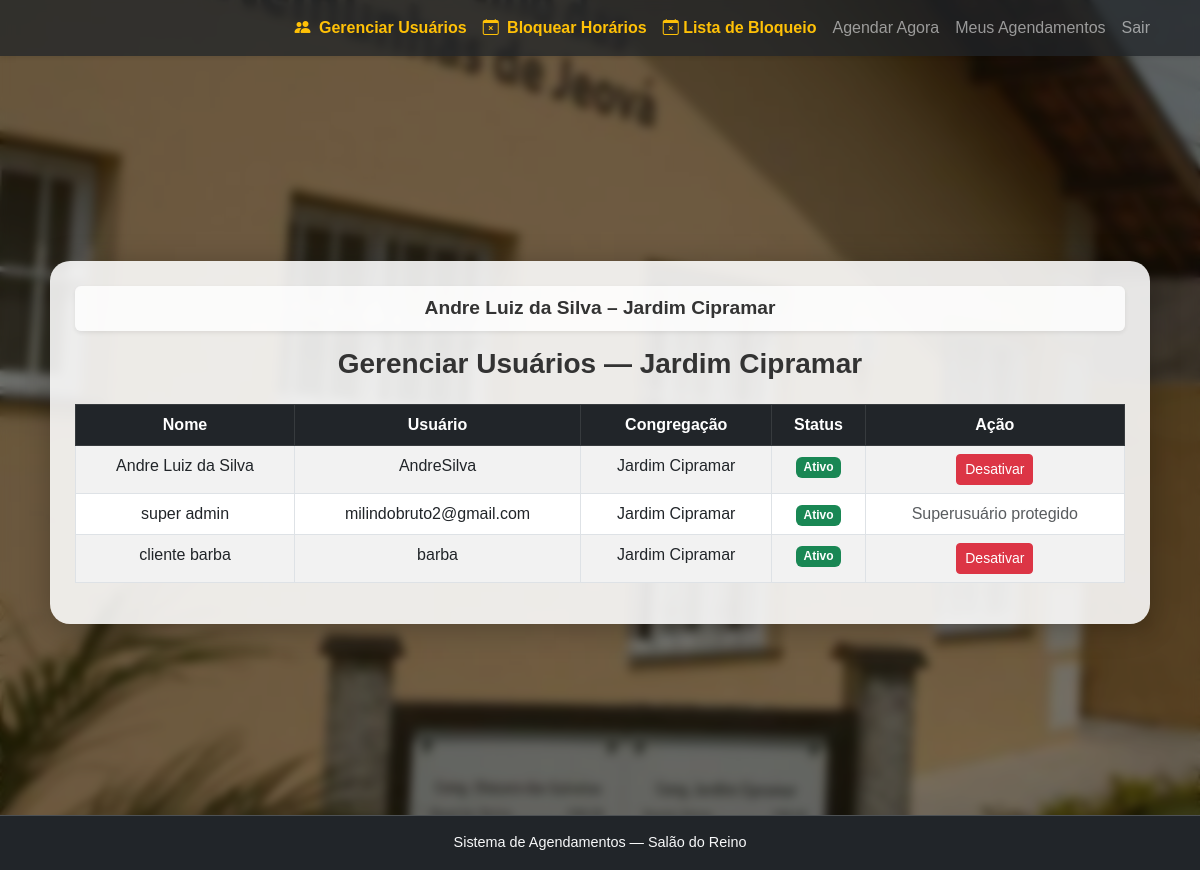
The page /admin-congregacao/usuarios/ (signed in) on the database its author committed.
### agendamento/models.py (models this page shows, shortened)
class UsuarioProfile(models.Model):
    user = models.OneToOneField(User, on_delete=models.CASCADE, related_name="profile")
    congregacao = models.ForeignKey(Congregacao, on_delete=models.SET_NULL, null=True, blank=True)
    is_admin_congregacao = models.BooleanField(default=False)
    is_active = models.BooleanField(default=True)
    is_superadmin = models.BooleanField(default=False)

class Congregacao(models.Model):
    nome = models.CharField(max_length=150, unique=True)

### agendamento/utils.py (the view)
    def wrapper(request, *args, **kwargs):
        profile = getattr(request.user, "profile", None)
        if not profile or not profile.is_admin_congregacao:
            messages.error(request, "Você não tem permissão para acessar esta área.")
            return redirect("escolher_mes")
        return view_func(request, *args, **kwargs)

### agendamento/utils.py (called while the page is built)
def admin_congregacao_required(view_func):
    def wrapper(request, *args, **kwargs):
        profile = getattr(request.user, "profile", None)
        if not profile or not profile.is_admin_congregacao:
            messages.error(request, "Você não tem permissão para acessar esta área.")
            return redirect("escolher_mes")
        return view_func(request, *args, **kwargs)
    return wrapper

### agendamento/views.py (called while the page is built, shortened)
@login_required
@admin_congregacao_required
def gerenciar_usuarios_congregacao(request):
    admin_profile = request.user.profile
    congregacao_atual = admin_profile.congregacao
    usuarios = UsuarioProfile.objects.filter(
        congregacao=congregacao_atual
    ).select_related("user")
    return render(request, "admin/gerenciar_usuarios.html", {
        "usuarios": usuarios,
        "congregacao": congregacao_atual.nome
    })

### agendamento/templates/admin/gerenciar_usuarios.html (shortened to what this page needs)
{% extends "base.html" %}
{% block content %}
<h3 class="text-center mb-4">Gerenciar Usuários — {{ congregacao }}</h3>
<table class="table table-bordered table-striped text-center">
    <thead class="table-dark">
        <tr>
            <th>Nome</th>
            <th>Usuário</th>
            <th>Congregação</th>
            <th>Status</th>
            <th>Ação</th>
        </tr>
    </thead>
    <tbody>
        {% for u in usuarios %}
        <tr>
            <td>{{ u.user.get_full_name }}</td>
            <td>{{ u.user.username }}</td>
            <td>{{ u.congregacao.nome }}</td>
            <td>
                {% if u.is_active %}
                    <span class="badge bg-success">Ativo</span>
                {% else %}
                    <span class="badge bg-danger">Inativo</span>
                {% endif %}
            </td>
            <td>
                {% if u.user.is_superuser %}
                    <span class="text-muted">Superusuário protegido</span>
                {% else %}
                    <form method="POST" class="d-inline">
                        {% if u.is_active %}
                            <button name="acao" value="desativar" class="btn btn-danger btn-sm">
                                Desativar
                            </button>
                        {% else %}
                            <button name="acao" value="ativar" class="btn btn-success btn-sm">
                                Ativar
                            </button>
                        {% endif %}
                    </form>
                {% endif %}
            </td>
        </tr>
        {% endfor %}
    </tbody>
</table>
{% endblock %}

### templates/base.html (shortened to what this page needs)
{% load static %}
<!DOCTYPE html>
<html lang="pt-br">
<head>
    <link href="https://cdn.jsdelivr.net/npm/bootstrap@5.3.0/dist/css/bootstrap.min.css" rel="stylesheet">
    <link rel="stylesheet" href="https://cdn.jsdelivr.net/npm/bootstrap-icons@1.11.1/font/bootstrap-icons.css">
    <link rel="stylesheet" href="{% static 'css/style.css' %}">
</head>
<body>
        {% include "navbar.html" %}
    <div class="page-wrapper">
        <main class="main-content">
            <div class="content-box {% block size %}{% endblock %}">
                {% if user.is_authenticated %}
                    <div class="user-info-bar text-center p-2 mb-3 rounded shadow-sm">
                        <span class="user-name">
                            <strong>{{ user.get_full_name|default:user.username }}</strong>
                            – {{ user.profile.congregacao.nome }}
                        </span>
                    </div>
                {% endif %}
                {% block content %}
                {% endblock %}
            </div>
        </main>
        <footer class="text-center py-3 bg-dark text-light">
            Sistema de Agendamentos — Salão do Reino
        </footer>
    </div>
</body>
</html>

### templates/navbar.html (shortened to what this page needs)
<nav class="navbar navbar-expand-lg navbar-dark bg-dark bg-opacity-75 shadow-sm fixed-top">
  <div class="container">
    <div class="collapse navbar-collapse" id="navbarNav">
      <ul class="navbar-nav ms-auto">
        {% if not user.is_authenticated %}
          {% if request.resolver_match.url_name == "login" %}
            <li class="nav-item">
              <a class="nav-link" href="{% url 'cadastro' %}">Cadastro</a>
            </li>
          {% else %}
            <li class="nav-item">
              <a class="nav-link" href="{% url 'login' %}">Login</a>
            </li>
          {% endif %}
        {% elif user.profile.is_admin_congregacao %}
          <li class="nav-item">
            <a class="nav-link admin-link" href="{% url 'gerenciar_usuarios' %}">
              <i class="bi bi-people-fill me-1"></i> Gerenciar Usuários
            </a>
          </li>
          <li class="nav-item">
            <a class="nav-link admin-link" href="{% url 'criar_bloqueio' %}">
              <i class="bi bi-calendar-x me-1"></i> Bloquear Horários </a>
          </li>
          <li class="nav-item">
            <a class="nav-link admin-link" href="{% url 'listar_bloqueios' %}">
              <i class="bi bi-calendar-x"></i> Lista de Bloqueio </a>
          </li>
          <li class="nav-item">
            <a class="nav-link" href="{% url 'escolher_mes' %}">Agendar Agora</a>
          </li>
          <li class="nav-item">
            <a class="nav-link" href="{% url 'meus_agendamentos' %}">Meus Agendamentos</a>
          </li>
          <li class="nav-item">
            <a class="nav-link" href="{% url 'logout' %}">Sair</a>
          </li>
        {% endif %}
      </ul>
    </div>
  </div>
</nav>

### static/css/style.css (style rules this page uses)
html, body { height: 100%; margin: 0; padding: 0; font-family: 'Poppins', sans-serif; color: #333; position: relative; overflow-y: auto; overflow-x: hidden; scroll-behavior: smooth; }
body::before, body::after { content: ""; position: fixed; inset: 0; pointer-events: none; }
body::before { background-image: url("../images/SalaoDoReino.jpeg"); background-size: cover; background-position: center; background-repeat: no-repeat; filter: brightness(0.7); z-index: 0; }
body::after { backdrop-filter: blur(5px); background-color: rgba(0, 0, 0, 0.3); z-index: 1; }
body > * { position: relative; z-index: 2; }
body { padding-top: 70px; }
.page-wrapper { display: flex; flex-direction: column; min-height: 100vh; }
.main-content { flex: 1; display: flex; align-items: center; justify-content: center; padding: 1rem; }
.content-box { background: rgba(255, 255, 255, 0.88); padding: 25px; border-radius: 20px; box-shadow: 0 4px 30px rgba(0, 0, 0, 0.25); width: 100%; max-width: 1100px; margin: 0 auto; }
.content-box h3 { text-align: center; font-weight: 700; margin-bottom: 20px; }
footer { text-align: center; padding: 0.8rem; color: #fff; background: rgba(0, 0, 0, 0.45); backdrop-filter: blur(6px); border-top: 1px solid rgba(255, 255, 255, 0.2); font-size: 0.9rem; }
.user-info-bar { background: rgba(255, 255, 255, 0.8); font-size: 1.1rem; font-weight: 600; }
.user-info-bar .user-name { font-size: 1.2rem; display: inline-block; }
.admin-link { color: #ffc107 !important; font-weight: 600; transition: 0.25s ease-in-out; }
.admin-link i { transition: transform 0.25s ease-in-out; }

### rows shown on the page
Congregacao: nome "Jardim Cipramar"
UsuarioProfile: user.get_full_name "Andre Luiz da Silva", user.username "AndreSilva", congregacao.nome "Jardim Cipramar", is_active "Ativo"
UsuarioProfile: user.get_full_name "super admin", user.username "milindobruto2@gmail.com", congregacao.nome "Jardim Cipramar", is_active "Ativo", shows "Superusuário protegido"
UsuarioProfile: user.get_full_name "cliente barba", user.username "barba", congregacao.nome "Jardim Cipramar", is_active "Ativo"

### other values the page prints
{{ user.get_full_name|default:user.username }} "Andre Luiz da Silva"
{{ user.profile.congregacao.nome }} "Jardim Cipramar"
